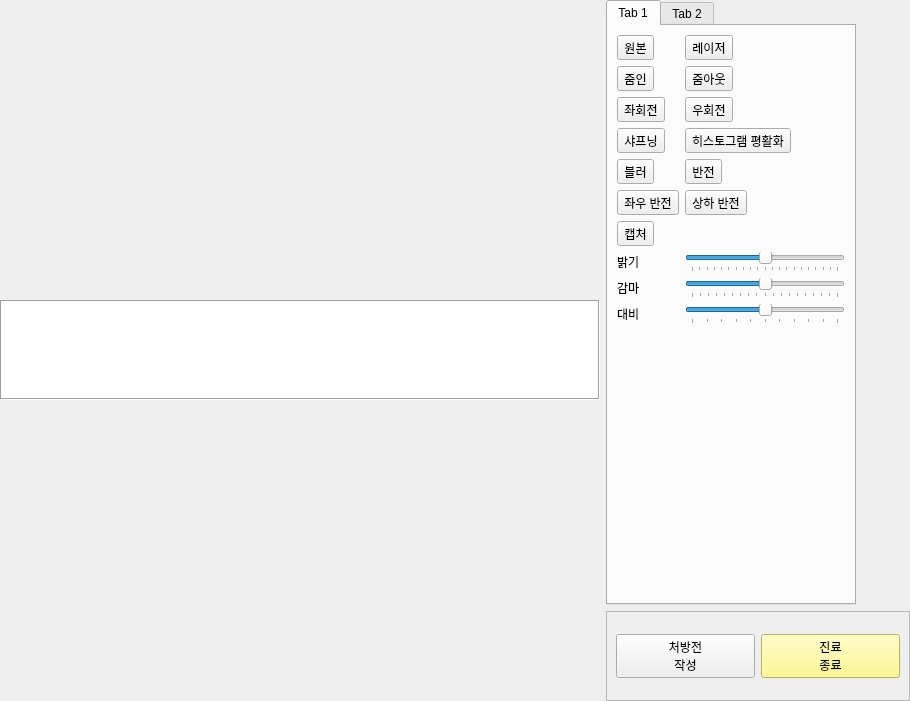
<?xml version="1.0" encoding="UTF-8"?>
<ui version="4.0">
 <class>ImageAlbum</class>
 <widget class="QWidget" name="ImageAlbum">
  <property name="geometry">
   <rect>
    <x>0</x>
    <y>0</y>
    <width>910</width>
    <height>701</height>
   </rect>
  </property>
  <property name="cursor">
   <cursorShape>ArrowCursor</cursorShape>
  </property>
  <layout class="QGridLayout" name="gridLayout_2">
   <property name="leftMargin">
    <number>0</number>
   </property>
   <property name="topMargin">
    <number>0</number>
   </property>
   <property name="rightMargin">
    <number>0</number>
   </property>
   <property name="bottomMargin">
    <number>0</number>
   </property>
   <item row="0" column="0">
    <layout class="QHBoxLayout" name="horizontalLayout">
     <item>
      <layout class="QVBoxLayout" name="verticalLayout_2">
       <item>
        <layout class="QGridLayout" name="gridLayout"/>
       </item>
       <item>
        <widget class="QListWidget" name="listWidget">
         <property name="sizePolicy">
          <sizepolicy hsizetype="Preferred" vsizetype="Preferred">
           <horstretch>0</horstretch>
           <verstretch>0</verstretch>
          </sizepolicy>
         </property>
         <property name="minimumSize">
          <size>
           <width>600</width>
           <height>100</height>
          </size>
         </property>
         <property name="maximumSize">
          <size>
           <width>16777215</width>
           <height>100</height>
          </size>
         </property>
         <property name="baseSize">
          <size>
           <width>600</width>
           <height>80</height>
          </size>
         </property>
         <property name="frameShape">
          <enum>QFrame::Box</enum>
         </property>
         <property name="verticalScrollBarPolicy">
          <enum>Qt::ScrollBarAsNeeded</enum>
         </property>
         <property name="horizontalScrollBarPolicy">
          <enum>Qt::ScrollBarAlwaysOff</enum>
         </property>
         <property name="iconSize">
          <size>
           <width>120</width>
           <height>80</height>
          </size>
         </property>
         <property name="movement">
          <enum>QListView::Static</enum>
         </property>
         <property name="flow">
          <enum>QListView::LeftToRight</enum>
         </property>
         <property name="resizeMode">
          <enum>QListView::Adjust</enum>
         </property>
         <property name="viewMode">
          <enum>QListView::IconMode</enum>
         </property>
        </widget>
       </item>
      </layout>
     </item>
     <item>
      <layout class="QVBoxLayout" name="verticalLayout">
       <item>
        <widget class="QTabWidget" name="tabWidget">
         <property name="sizePolicy">
          <sizepolicy hsizetype="Preferred" vsizetype="Preferred">
           <horstretch>0</horstretch>
           <verstretch>0</verstretch>
          </sizepolicy>
         </property>
         <property name="minimumSize">
          <size>
           <width>250</width>
           <height>0</height>
          </size>
         </property>
         <property name="maximumSize">
          <size>
           <width>250</width>
           <height>16777215</height>
          </size>
         </property>
         <property name="styleSheet">
          <string notr="true">



QTabWidget::pane{
  border-top: 1px solid red;
 border-left: 1px solid red;
 border-right: 1px solid red;
  margin-top: -1px;
};

background-color: rgb(197, 197, 197);

QTabBar{                                          
            background: #00ffffff;                         
            color: #ff000000;                              
            font-family: Courier;                          
            font-size: 12pt;                               
        };
                                                 
</string>
         </property>
         <property name="tabShape">
          <enum>QTabWidget::Rounded</enum>
         </property>
         <property name="currentIndex">
          <number>0</number>
         </property>
         <property name="documentMode">
          <bool>false</bool>
         </property>
         <property name="tabsClosable">
          <bool>false</bool>
         </property>
         <property name="movable">
          <bool>false</bool>
         </property>
         <property name="tabBarAutoHide">
          <bool>false</bool>
         </property>
         <widget class="QWidget" name="tab">
          <attribute name="title">
           <string>Tab 1</string>
          </attribute>
          <layout class="QFormLayout" name="formLayout_2">
           <item row="0" column="0">
            <widget class="QToolButton" name="OrigImage">
             <property name="text">
              <string>원본</string>
             </property>
            </widget>
           </item>
           <item row="0" column="1">
            <widget class="QToolButton" name="Laser">
             <property name="text">
              <string>레이저</string>
             </property>
            </widget>
           </item>
           <item row="1" column="0">
            <widget class="QToolButton" name="ZoomIn">
             <property name="text">
              <string>줌인</string>
             </property>
            </widget>
           </item>
           <item row="1" column="1">
            <widget class="QToolButton" name="ZoomOut">
             <property name="text">
              <string>줌아웃</string>
             </property>
            </widget>
           </item>
           <item row="2" column="0">
            <widget class="QToolButton" name="LeftRotate">
             <property name="text">
              <string>좌회전</string>
             </property>
            </widget>
           </item>
           <item row="2" column="1">
            <widget class="QToolButton" name="RightRotate">
             <property name="text">
              <string>우회전</string>
             </property>
            </widget>
           </item>
           <item row="3" column="0">
            <widget class="QToolButton" name="Sharpening">
             <property name="text">
              <string>샤프닝</string>
             </property>
            </widget>
           </item>
           <item row="3" column="1">
            <widget class="QToolButton" name="HistEqual">
             <property name="text">
              <string>히스토그램 평활화</string>
             </property>
            </widget>
           </item>
           <item row="4" column="0">
            <widget class="QToolButton" name="Blur">
             <property name="text">
              <string>블러</string>
             </property>
            </widget>
           </item>
           <item row="4" column="1">
            <widget class="QToolButton" name="Reverse">
             <property name="text">
              <string>반전</string>
             </property>
            </widget>
           </item>
           <item row="5" column="0">
            <widget class="QToolButton" name="VReverse">
             <property name="text">
              <string>좌우 반전</string>
             </property>
            </widget>
           </item>
           <item row="5" column="1">
            <widget class="QToolButton" name="HReverse">
             <property name="text">
              <string>상하 반전</string>
             </property>
            </widget>
           </item>
           <item row="6" column="0">
            <widget class="QToolButton" name="Capture">
             <property name="text">
              <string>캡처</string>
             </property>
            </widget>
           </item>
           <item row="7" column="0">
            <widget class="QLabel" name="label">
             <property name="text">
              <string>밝기</string>
             </property>
             <property name="buddy">
              <cstring>Brightness</cstring>
             </property>
            </widget>
           </item>
           <item row="7" column="1">
            <widget class="QSlider" name="Brightness">
             <property name="minimum">
              <number>-50</number>
             </property>
             <property name="maximum">
              <number>50</number>
             </property>
             <property name="orientation">
              <enum>Qt::Horizontal</enum>
             </property>
             <property name="tickPosition">
              <enum>QSlider::TicksBelow</enum>
             </property>
             <property name="tickInterval">
              <number>5</number>
             </property>
            </widget>
           </item>
           <item row="9" column="0">
            <widget class="QLabel" name="label_2">
             <property name="text">
              <string>대비</string>
             </property>
             <property name="buddy">
              <cstring>Contrast</cstring>
             </property>
            </widget>
           </item>
           <item row="9" column="1">
            <widget class="QSlider" name="Contrast">
             <property name="minimum">
              <number>5</number>
             </property>
             <property name="maximum">
              <number>15</number>
             </property>
             <property name="value">
              <number>10</number>
             </property>
             <property name="orientation">
              <enum>Qt::Horizontal</enum>
             </property>
             <property name="tickPosition">
              <enum>QSlider::TicksBelow</enum>
             </property>
             <property name="tickInterval">
              <number>1</number>
             </property>
            </widget>
           </item>
           <item row="8" column="0">
            <widget class="QLabel" name="label_6">
             <property name="text">
              <string>감마</string>
             </property>
            </widget>
           </item>
           <item row="8" column="1">
            <widget class="QSlider" name="Gamma">
             <property name="minimum">
              <number>1</number>
             </property>
             <property name="maximum">
              <number>19</number>
             </property>
             <property name="value">
              <number>10</number>
             </property>
             <property name="orientation">
              <enum>Qt::Horizontal</enum>
             </property>
             <property name="tickPosition">
              <enum>QSlider::TicksBelow</enum>
             </property>
             <property name="tickInterval">
              <number>1</number>
             </property>
            </widget>
           </item>
          </layout>
         </widget>
         <widget class="QWidget" name="tab_2">
          <attribute name="title">
           <string>Tab 2</string>
          </attribute>
          <layout class="QGridLayout" name="gridLayout_5">
           <item row="4" column="0">
            <widget class="QGroupBox" name="groupBox_2">
             <property name="font">
              <font>
               <pointsize>11</pointsize>
               <bold>true</bold>
              </font>
             </property>
             <property name="title">
              <string>길이</string>
             </property>
             <layout class="QGridLayout" name="gridLayout_3">
              <item row="0" column="1" rowspan="2">
               <widget class="QToolButton" name="LengthMeasurement">
                <property name="styleSheet">
                 <string notr="true">background-color: rgb(255, 255, 255);
border-radius:10px;
border: 1px solid black;


</string>
                </property>
                <property name="text">
                 <string>측정</string>
                </property>
               </widget>
              </item>
              <item row="1" column="0">
               <widget class="QRadioButton" name="Pano">
                <property name="text">
                 <string>Pano</string>
                </property>
               </widget>
              </item>
              <item row="2" column="0" colspan="2">
               <widget class="QLineEdit" name="LengthResult"/>
              </item>
              <item row="0" column="0">
               <widget class="QRadioButton" name="Ceph">
                <property name="text">
                 <string>Ceph</string>
                </property>
               </widget>
              </item>
             </layout>
            </widget>
           </item>
           <item row="3" column="0">
            <widget class="QGroupBox" name="groupBox_3">
             <property name="maximumSize">
              <size>
               <width>16777215</width>
               <height>80</height>
              </size>
             </property>
             <property name="font">
              <font>
               <pointsize>11</pointsize>
               <bold>true</bold>
              </font>
             </property>
             <property name="title">
              <string>각도</string>
             </property>
             <layout class="QGridLayout" name="gridLayout_6">
              <item row="0" column="0">
               <widget class="QLineEdit" name="AngleResult"/>
              </item>
              <item row="0" column="1">
               <widget class="QToolButton" name="Angle">
                <property name="styleSheet">
                 <string notr="true">background-color: rgb(255, 255, 255);
border-radius:10px;
border: 1px solid black;


</string>
                </property>
                <property name="text">
                 <string>측정</string>
                </property>
               </widget>
              </item>
             </layout>
            </widget>
           </item>
           <item row="2" column="0">
            <widget class="QGroupBox" name="groupBox">
             <property name="font">
              <font>
               <pointsize>11</pointsize>
               <bold>true</bold>
              </font>
             </property>
             <property name="title">
              <string>텍스트</string>
             </property>
             <layout class="QGridLayout" name="gridLayout_4">
              <item row="1" column="0">
               <widget class="QLabel" name="label_4">
                <property name="font">
                 <font>
                  <pointsize>11</pointsize>
                  <bold>true</bold>
                 </font>
                </property>
                <property name="text">
                 <string>작성할 내용</string>
                </property>
                <property name="buddy">
                 <cstring>lineEdit</cstring>
                </property>
               </widget>
              </item>
              <item row="0" column="1">
               <widget class="QSpinBox" name="Fontsize">
                <property name="value">
                 <number>10</number>
                </property>
               </widget>
              </item>
              <item row="1" column="1">
               <widget class="QLineEdit" name="lineEdit">
                <property name="toolTip">
                 <string/>
                </property>
                <property name="text">
                 <string/>
                </property>
                <property name="placeholderText">
                 <string notr="true"/>
                </property>
               </widget>
              </item>
              <item row="0" column="0">
               <widget class="QLabel" name="label_5">
                <property name="font">
                 <font>
                  <pointsize>11</pointsize>
                  <bold>true</bold>
                 </font>
                </property>
                <property name="text">
                 <string>크기</string>
                </property>
                <property name="buddy">
                 <cstring>Fontsize</cstring>
                </property>
               </widget>
              </item>
              <item row="1" column="2">
               <widget class="QToolButton" name="TextBox">
                <property name="styleSheet">
                 <string notr="true">background-color: rgb(255, 255, 255);
border-radius:10px;
border: 1px solid black;


</string>
                </property>
                <property name="text">
                 <string>입력</string>
                </property>
               </widget>
              </item>
             </layout>
            </widget>
           </item>
           <item row="1" column="0">
            <widget class="QGroupBox" name="groupBox_4">
             <property name="maximumSize">
              <size>
               <width>16777215</width>
               <height>100</height>
              </size>
             </property>
             <property name="font">
              <font>
               <pointsize>11</pointsize>
               <bold>true</bold>
              </font>
             </property>
             <property name="title">
              <string>펜</string>
             </property>
             <layout class="QGridLayout" name="gridLayout_9">
              <item row="1" column="0">
               <widget class="QLabel" name="label_3">
                <property name="font">
                 <font>
                  <pointsize>11</pointsize>
                  <bold>true</bold>
                 </font>
                </property>
                <property name="text">
                 <string>두께</string>
                </property>
                <property name="buddy">
                 <cstring>Thickness</cstring>
                </property>
               </widget>
              </item>
              <item row="0" column="0">
               <widget class="QToolButton" name="Brush">
                <property name="styleSheet">
                 <string notr="true">background-color: rgb(255, 255, 255);
border-radius:10px;
border: 1px solid black;


</string>
                </property>
                <property name="text">
                 <string>색상 설정</string>
                </property>
                <property name="iconSize">
                 <size>
                  <width>30</width>
                  <height>30</height>
                 </size>
                </property>
               </widget>
              </item>
              <item row="1" column="1">
               <widget class="QSpinBox" name="Thickness">
                <property name="value">
                 <number>6</number>
                </property>
               </widget>
              </item>
             </layout>
            </widget>
           </item>
           <item row="0" column="0">
            <widget class="QGroupBox" name="groupBox_5">
             <property name="maximumSize">
              <size>
               <width>16777215</width>
               <height>150</height>
              </size>
             </property>
             <property name="font">
              <font>
               <pointsize>11</pointsize>
               <bold>true</bold>
              </font>
             </property>
             <property name="title">
              <string>그리기</string>
             </property>
             <layout class="QGridLayout" name="gridLayout_7">
              <item row="0" column="0">
               <layout class="QVBoxLayout" name="verticalLayout_3">
                <item>
                 <layout class="QHBoxLayout" name="horizontalLayout_2">
                  <property name="leftMargin">
                   <number>0</number>
                  </property>
                  <property name="topMargin">
                   <number>0</number>
                  </property>
                  <property name="rightMargin">
                   <number>0</number>
                  </property>
                  <property name="bottomMargin">
                   <number>0</number>
                  </property>
                  <item>
                   <widget class="QToolButton" name="OrigImage2">
                    <property name="styleSheet">
                     <string notr="true">background-color: rgb(255, 255, 255);
border-radius:10px;
border: 1px solid white;



</string>
                    </property>
                    <property name="text">
                     <string>원본</string>
                    </property>
                    <property name="iconSize">
                     <size>
                      <width>30</width>
                      <height>30</height>
                     </size>
                    </property>
                   </widget>
                  </item>
                  <item>
                   <widget class="QToolButton" name="Lines">
                    <property name="styleSheet">
                     <string notr="true">background-color: rgb(255, 255, 255);
border-radius:10px;
border: 1px solid white;



</string>
                    </property>
                    <property name="text">
                     <string>그리기</string>
                    </property>
                    <property name="iconSize">
                     <size>
                      <width>30</width>
                      <height>30</height>
                     </size>
                    </property>
                   </widget>
                  </item>
                  <item>
                   <widget class="QToolButton" name="Cursor">
                    <property name="styleSheet">
                     <string notr="true">background-color: rgb(255, 255, 255);
border-radius:10px;
border: 1px solid white;



</string>
                    </property>
                    <property name="text">
                     <string>커서</string>
                    </property>
                    <property name="iconSize">
                     <size>
                      <width>30</width>
                      <height>30</height>
                     </size>
                    </property>
                   </widget>
                  </item>
                  <item>
                   <widget class="QToolButton" name="Delete">
                    <property name="styleSheet">
                     <string notr="true">background-color: rgb(255, 255, 255);
border-radius:10px;
border: 1px solid white;



</string>
                    </property>
                    <property name="text">
                     <string>삭제</string>
                    </property>
                    <property name="iconSize">
                     <size>
                      <width>30</width>
                      <height>30</height>
                     </size>
                    </property>
                    <property name="shortcut">
                     <string>Del</string>
                    </property>
                   </widget>
                  </item>
                 </layout>
                </item>
                <item>
                 <layout class="QHBoxLayout" name="horizontalLayout_3">
                  <property name="leftMargin">
                   <number>0</number>
                  </property>
                  <item>
                   <widget class="QToolButton" name="Rectangle">
                    <property name="styleSheet">
                     <string notr="true">background-color: rgb(255, 255, 255);
border-radius:10px;
border: 1px solid white;



</string>
                    </property>
                    <property name="text">
                     <string>사각형</string>
                    </property>
                    <property name="iconSize">
                     <size>
                      <width>30</width>
                      <height>30</height>
                     </size>
                    </property>
                   </widget>
                  </item>
                  <item>
                   <widget class="QToolButton" name="Ellipse">
                    <property name="styleSheet">
                     <string notr="true">background-color: rgb(255, 255, 255);
border-radius:10px;
border: 1px solid white;



</string>
                    </property>
                    <property name="text">
                     <string>원</string>
                    </property>
                    <property name="iconSize">
                     <size>
                      <width>30</width>
                      <height>30</height>
                     </size>
                    </property>
                   </widget>
                  </item>
                  <item>
                   <widget class="QToolButton" name="Freehand">
                    <property name="styleSheet">
                     <string notr="true">background-color: rgb(255, 255, 255);
border-radius:10px;
border: 1px solid white;



</string>
                    </property>
                    <property name="text">
                     <string>폐곡선</string>
                    </property>
                    <property name="iconSize">
                     <size>
                      <width>30</width>
                      <height>30</height>
                     </size>
                    </property>
                   </widget>
                  </item>
                  <item>
                   <widget class="QToolButton" name="Implant">
                    <property name="styleSheet">
                     <string notr="true">background-color: rgb(255, 255, 255);
border-radius:10px;
border: 1px solid white;



</string>
                    </property>
                    <property name="text">
                     <string>임플란트 식립</string>
                    </property>
                    <property name="iconSize">
                     <size>
                      <width>30</width>
                      <height>30</height>
                     </size>
                    </property>
                   </widget>
                  </item>
                 </layout>
                </item>
               </layout>
              </item>
             </layout>
            </widget>
           </item>
          </layout>
         </widget>
        </widget>
       </item>
       <item>
        <widget class="QFrame" name="frame_3">
         <property name="maximumSize">
          <size>
           <width>16777215</width>
           <height>90</height>
          </size>
         </property>
         <property name="frameShape">
          <enum>QFrame::StyledPanel</enum>
         </property>
         <property name="frameShadow">
          <enum>QFrame::Raised</enum>
         </property>
         <layout class="QGridLayout" name="gridLayout_8">
          <item row="0" column="0">
           <widget class="QPushButton" name="Prescription">
            <property name="text">
             <string>처방전
작성</string>
            </property>
           </widget>
          </item>
          <item row="0" column="1">
           <widget class="QPushButton" name="EndTreatment">
            <property name="styleSheet">
             <string notr="true">QPushButton {background-color: rgb(255, 250, 117)}</string>
            </property>
            <property name="text">
             <string>진료
종료</string>
            </property>
           </widget>
          </item>
         </layout>
        </widget>
       </item>
      </layout>
     </item>
    </layout>
   </item>
  </layout>
 </widget>
 <resources/>
 <connections/>
</ui>
